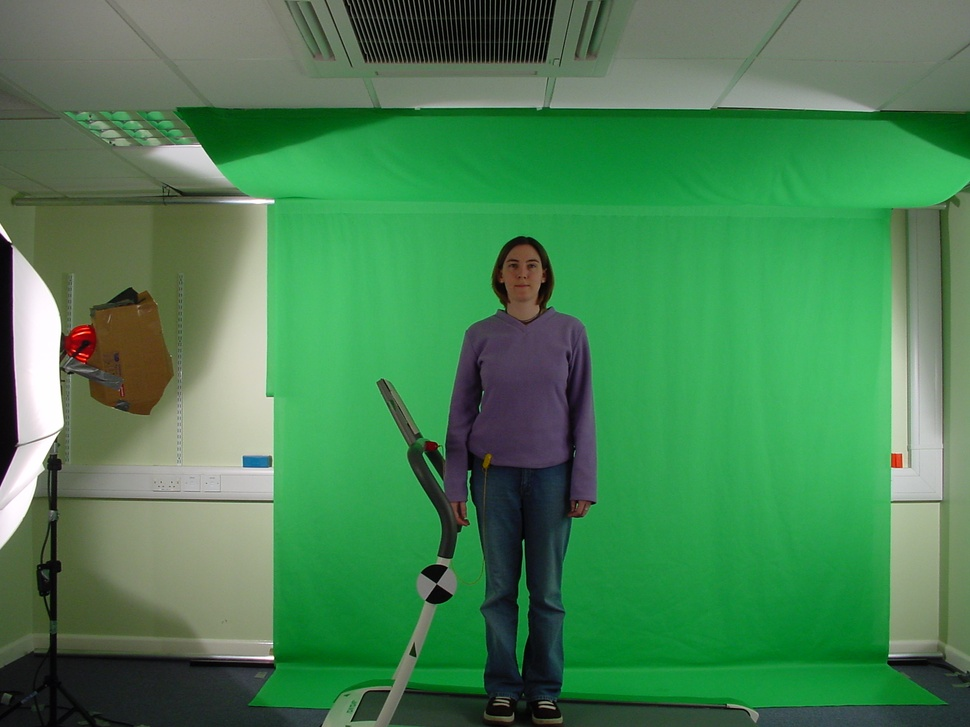
#> input picture data/testing/DSC00168.JPG, 970 x 727 px, shrunk from 2240 x 1680 before the run
$ python color_histograms.py --image ../../data/testing/DSC00168.JPG
#> lines starting #> are read from the running program, lines starting #| are printed output that depends on the picture
# USAGE
# python color_histograms_with_parser.py --image beach.png

# import the necessary packages
from matplotlib import pyplot as plt
import argparse
import imutils
import cv2
import os

def parse_filename(filename):
    """解析檔案名稱，提取身份ID和視角"""
    name = filename.split('.')[0]  # 移除副檔名
    identity = name[5:7]  # 提取身份ID (如 '50')
    view = name[-1:]      # 提取視角 (如 'f', 's')
    return identity, view

# construct the argument parser and parse the arguments
ap = argparse.ArgumentParser()
ap.add_argument("-i", "--image", required=True,
    help="path to the image")
args = vars(ap.parse_args())

# load the input image from disk
image = cv2.imread(args["image"])
#> image is the input picture: shape (727, 970, 3); mean B, G, R 82.8, 129.7, 70.8

# extract identity and view from filename if applicable
filename = os.path.basename(args["image"])
try:
    identity, view = parse_filename(filename)
    print(f"Extracted Identity ID: {identity}, View Angle: {view}")
except:
    print("Filename does not match expected format for parsing")

# split the image into its respective channels, then initialize the
# tuple of channel names along with our figure for plotting
chans = cv2.split(image)
colors = ("b", "g", "r")
plt.figure()

plt.xlabel("Bins")
plt.ylabel("# of Pixels")

# loop over the image channels
for (chan, color) in zip(chans, colors):
    # create a histogram for the current channel and plot it
    hist = cv2.calcHist([chan], [0], None, [256], [0, 256])
    plt.plot(hist, color=color)
    plt.xlim([0, 256])
#> this loop made 3 passes
#> color on passes 1 to 3: 'b', 'g', 'r'

# create a new figure and then plot a 2D color histogram for the
# green and blue channels
fig = plt.figure()
ax = fig.add_subplot(131)
hist = cv2.calcHist([chans[1], chans[0]], [0, 1], None, [32, 32],
    [0, 256, 0, 256])
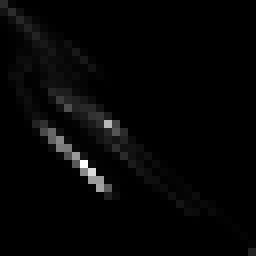
#> hist: shape (32, 32) float32 (shown 8 times larger); min 0, max 31577, mean 688.7; drawn with min black and max white
p = ax.imshow(hist, interpolation="nearest")
ax.set_title("2D Color Histogram for G and B")
plt.colorbar(p)

# plot a 2D color histogram for the green and red channels
ax = fig.add_subplot(132)
hist = cv2.calcHist([chans[1], chans[2]], [0, 1], None, [32, 32],
    [0, 256, 0, 256])
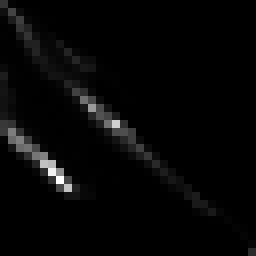
#> hist: shape (32, 32) float32 (shown 8 times larger); min 0, max 25990, mean 688.7; drawn with min black and max white
p = ax.imshow(hist, interpolation="nearest")
ax.set_title("2D Color Histogram for G and R")
plt.colorbar(p)

# plot a 2D color histogram for blue and red channels
ax = fig.add_subplot(133)
hist = cv2.calcHist([chans[0], chans[2]], [0, 1], None, [32, 32],
    [0, 256, 0, 256])
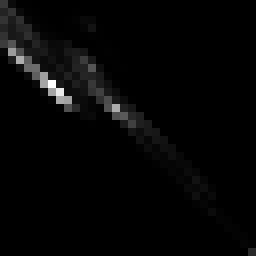
#> hist: shape (32, 32) float32 (shown 8 times larger); min 0, max 29743, mean 688.7; drawn with min black and max white
p = ax.imshow(hist, interpolation="nearest")
ax.set_title("2D Color Histogram for B and R")
plt.colorbar(p)

# finally, let's examine the dimensionality of one of the 2D
# histograms
print("2D histogram shape: {}, with {} values".format(
    hist.shape, hist.flatten().shape[0]))
#| 2D histogram shape: (32, 32), with 1024 values

# our 2D histogram could only take into account 2 out of the 3
# channels in the image so now let's build a 3D color histogram
# (utilizing all channels) with 8 bins in each direction -- we
# can't plot the 3D histogram, but the theory is exactly like
# that of a 2D histogram, so we'll just show the shape of the
# histogram
hist = cv2.calcHist([image], [0, 1, 2],
    None, [8, 8, 8], [0, 256, 0, 256, 0, 256])
print("3D histogram shape: {}, with {} values".format(
    hist.shape, hist.flatten().shape[0]))
#| 3D histogram shape: (8, 8, 8), with 512 values

# display the original input image
plt.figure()
plt.axis("off")
plt.imshow(imutils.opencv2matplotlib(image))

# show our plots
plt.show()
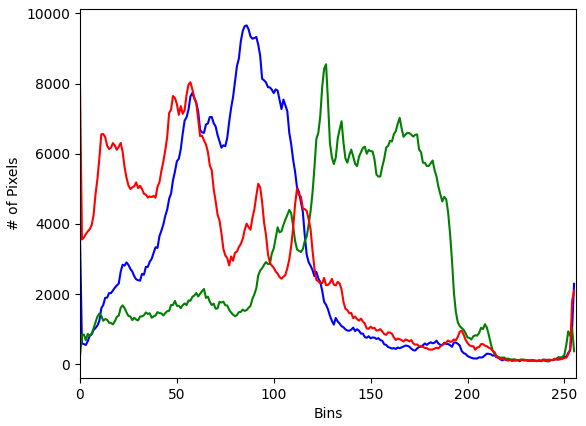
#> figure drawn by matplotlib, 1 panel; curve peaks at x = 86, y = 9655; curve peaks at x = 127, y = 8549; curve peaks at x = 57, y = 8036
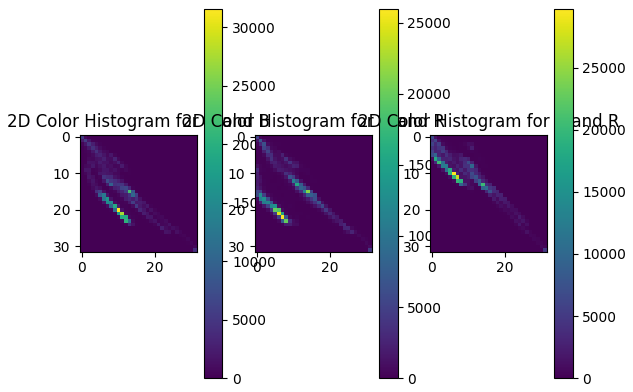
#> figure drawn by matplotlib, 6 panels

$ run again, on data/testing/DSC00174.JPG
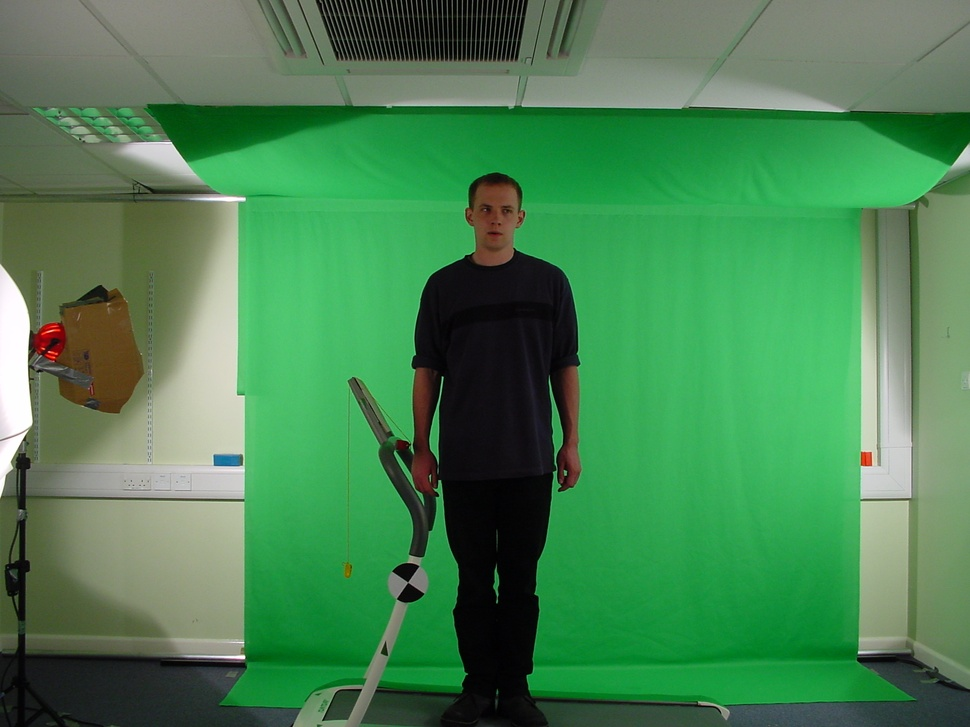
#> input picture data/testing/DSC00174.JPG, 970 x 727 px, shrunk from 2240 x 1680 before the run
#> image is the input picture: shape (727, 970, 3); mean B, G, R 82.6, 130.8, 72.6
#> the loop `for (chan, color) in zip(chans, colors):` made 3 passes
#> color on passes 1 to 3: 'b', 'g', 'r'
#> `hist = cv2.calcHist([chans[0], chans[2]], [0, 1], None, [32, 32], [0, ..`:
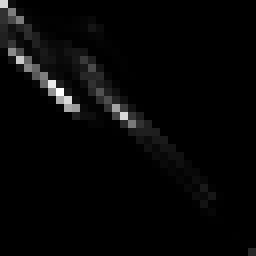
#> hist: shape (32, 32) float32 (shown 8 times larger); min 0, max 26706, mean 688.7; drawn with min black and max white
#| 2D histogram shape: (32, 32), with 1024 values
#| 3D histogram shape: (8, 8, 8), with 512 values
#> `plt.show()`:
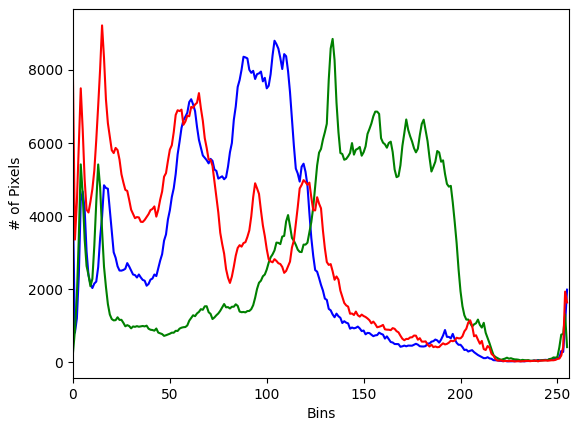
#> figure drawn by matplotlib, 1 panel; curve peaks at x = 104, y = 8800; curve peaks at x = 134, y = 8850; curve peaks at x = 15, y = 9220
